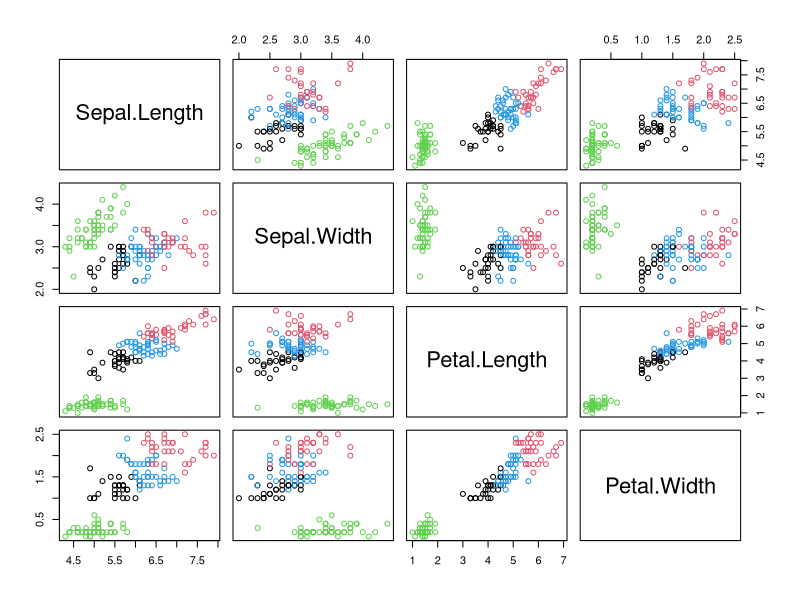

R code for this plot:
?iris
dim(iris)
names(iris)
head(iris)
table(iris$Species)
iris1<-iris
iris1$Species=NULL
head(iris1)
result<-kmeans(iris1,4)
result
plot(iris1,col=(result$cluster))
